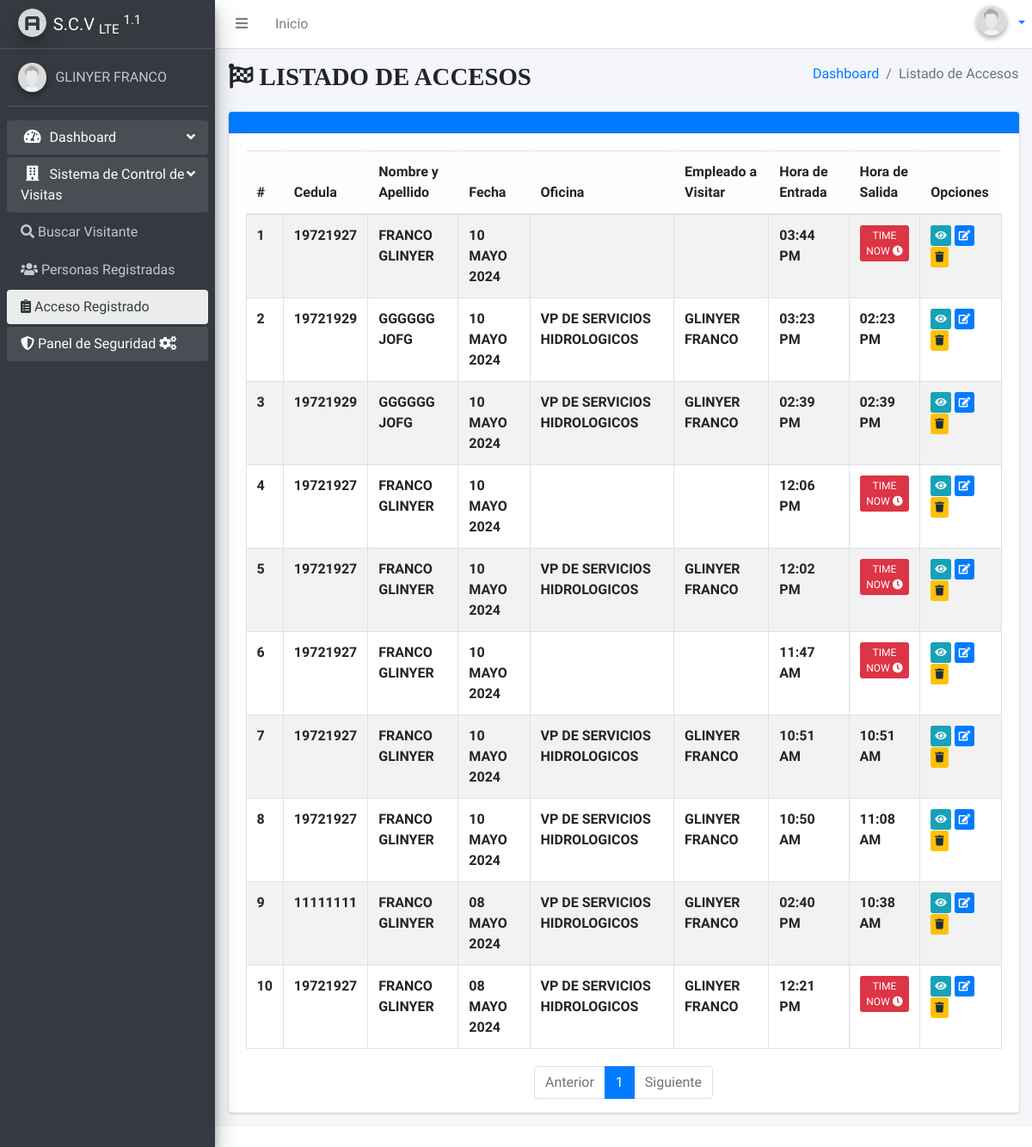
The app's page /laccess (signed in), older data.
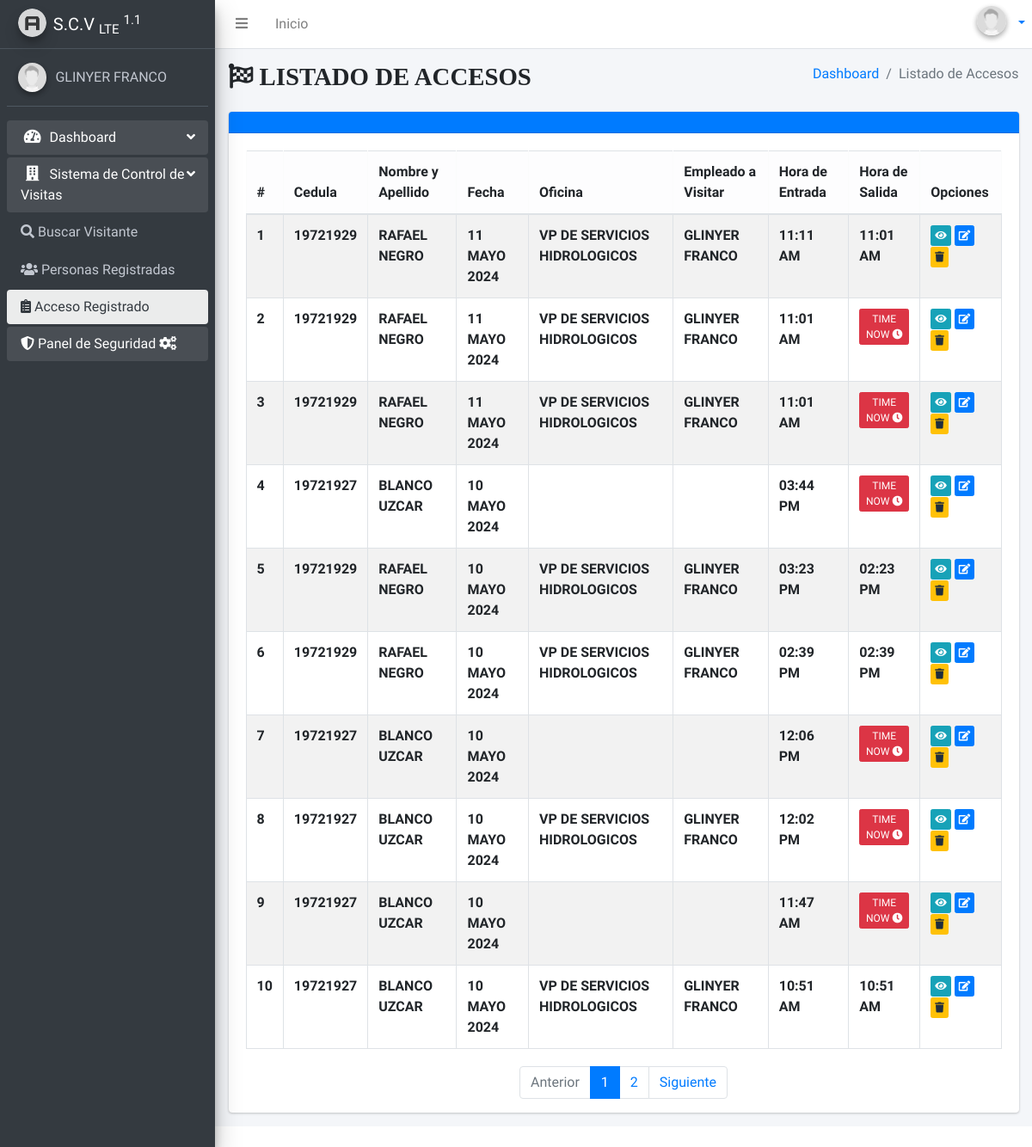
The same page, newer data.
### apps/gav/models.py (models this page shows, shortened)
class Avisitantes(models.Model):
    visitor = models.ForeignKey(Personas, on_delete=models.CASCADE)
    entry = models.DateField('Fecha del Dia')
    hours = models.TimeField('Hora de Entrada')
    hoursEx = models.TimeField('Hora de Salida', null=True, blank=True)
    empleado = models.ForeignKey(Empleado, on_delete=models.CASCADE, verbose_name='Nombre del Empleados')
    oficina = models.ForeignKey(Oficina, on_delete=models.CASCADE, verbose_name='Oficina a Visitar')
    cargo = models.ForeignKey(Cargo, on_delete=models.CASCADE, verbose_name='Cargo')
    obs = models.TextField('Observaciones', max_length=140, null=True, blank=True)
    class Meta:
        verbose_name = "Listado Accesos"
        verbose_name_plural = "Listado Accesos"
        ordering = ['-entry', 'hours']

class Personas(models.Model):
    LIST_NAC = [
        ('VE', 'Venezolano'),
        ('EX', 'Extranjero'),
    ]
    Lista_status = [('F', 'FAMILIAR'),
                    ('E', 'EGRESADO'),
                    ('J', 'JUBILADO'),
                    ('C', 'CONTRATISTA'),
                    ('M', 'MISC'),
                    ]
    status = models.CharField(
        'Tipo de visitante', max_length=1, choices=Lista_status, null=False, default='M')
    nac = models.CharField('Nacionalidad', max_length=2, choices=LIST_NAC, null=True, blank=True)
    dni = models.CharField('Cedula', primary_key=True,  max_length=8,validators=[MinLengthValidator(6)])
    first_name = models.CharField('Nombre', max_length=40,validators=[MinLengthValidator(3)])
    last_name = models.CharField('Apellido', max_length=40,validators=[MinLengthValidator(3)])
    GENDER_CHOICES = [
        ('M', 'Masculino'),
        ('F', 'Femenino'),
    ]
    gender = models.CharField('Género', max_length=1, choices=GENDER_CHOICES, null=True, blank=True)
    class Meta:
        verbose_name = "Personas"
        verbose_name_plural = "Personas"
        ordering = ['-dni']
    def __str__(self):
        return f"{self.dni} "

### apps/dashboard/models.py (models this page shows, shortened)
class Oficina(models.Model):
    noficina = models.CharField(
        'Nombre de la Oficina', max_length=60, unique=True)
    class Meta:
        verbose_name = 'Oficina'
        verbose_name_plural = 'Oficinas'
    def __str__(self):
        return self.noficina

class Empleado(models.Model):
    cedemp = models.CharField('Cedula', max_length=10,  unique=True)
    nEmp = models.CharField('Nombre', max_length=60)
    aEmp= models.CharField(
        'Apellido', max_length=60, null=False)
    empresa = models.ForeignKey(Empresa, on_delete=models.CASCADE)
    oficina = models.ForeignKey(Oficina, on_delete=models.CASCADE)
    cargo = models.ForeignKey(Cargo, on_delete=models.CASCADE)
    class Meta:
        verbose_name = 'Personal'
        verbose_name_plural = 'Personal'

### apps/gav/views.py (the view)
# urls.py: path('laccess', views.laccess, name='laccess'),
@login_required
@permission_required('gav.view_avisitantes')
def laccess(request):
    try:
        laccess = Avisitantes.objects.all().order_by('-entry','-hours')
        paginator = Paginator(laccess, 10)
        page_number = request.GET.get('page')
        page_obj = paginator.get_page(page_number)
        context = {
            'page_obj': page_obj}
        return render(request, 'access/laccess.html', context)
    except Personas.DoesNotExist:
        return render(request, 'accesss/notfound.html')

### templates/access/laccess.html (shortened to what this page needs)
{% extends 'layouts/main.html' %}
{% block titlecontent %}
<i class="fas fa-flag-checkered"> LISTADO DE ACCESOS</i>
{% endblock %}
{% block titlemenu %}
Listado de Accesos
{% endblock %}
{% block content %}
  <div class="content">
    <div class="container-fluid">
      <div class="row">
        <div class="col">
          <div class="card card-primary">
            <div class="card-header">
            </div>
            <div class="card-body">
                <table class="table table-striped table-bordered">
                    <thead class="table-light">
                  <tr>
                    <th scope="col">#</th>
                    <th scope="col">Cedula</th>
                    <th scope="col">Nombre y Apellido</th>
                    <th scope="col">Fecha</th>
                    <th scope="col">Oficina</th>
                    <th scope="col">Empleado a Visitar</th>
                    <th scope="col">Hora de Entrada</th>
                    <th scope="col">Hora de Salida</th>
                    <th scope="col">Opciones</th>
                  </tr>
                </thead>
                <tbody>
                  {% for laccess in page_obj %}
              <tr>
                      <th>{{ forloop.counter }}</th>
                      <th>{{ laccess.visitor|upper}}</th>
                      <th>{{ laccess.visitor.first_name|upper}} {{ laccess.visitor.last_name|upper}}</th>
                      <th>{{ laccess.entry|date:"d F Y"|upper}}</th>
                      <th>{{ laccess.oficina|upper}} </th>
                      <th>{{ laccess.empleado.nEmp|upper}} {{ laccess.empleado.aEmp|upper}} </th>
                      <th>{{ laccess.hours|date:"h:i A" }}</th>
                      {% if laccess.hoursEx is none or laccess.hoursEx == '' %}
                      <th><a href="{% url 'eaccess' laccess.id%}"class="btn btn-xs btn-danger" href="">TIME NOW <i class="fas fa-clock"></i></a> </th>
                    {% else %}
                    <th>{{ laccess.hoursEx|date:"h:i A" }}</th>
                    {% endif %}
                      <td>
                    <a class="btn btn-xs btn-info" href="{% url 'daccess' laccess.id%}"><i class="fa fa-eye" aria-hidden="true"></i></a>
                    <a class="btn btn-xs btn-primary" href="{% url 'eaccess' laccess.id%}"><i class="fas fa-edit"></i></a>
                    <a class="btn btn-xs btn-warning href=""><i class="fa fa-trash" aria-hidden="true"></i></a>
                      </td>
                    </tr>
                  {% endfor %}
                </tbody>
              </table>
            </div>
            <nav aria-label="Page navigation example px-6">
              <ul class="pagination justify-content-center">
                {% if page_obj.has_previous %}
                  <li class="page-item">
                    <a class="page-link" href="?page={{ page_obj.previous_page_number }}">Anterior</a>
                  </li>
                {% else %}
                  <li class="page-item disabled">
                    <a class="page-link">Anterior</a>
                  </li>
                {% endif %}
                {% for page in page_obj.paginator.page_range %}
                  {% if page == page_obj.number %}
                    <li class="page-item active">
                      <a class="page-link" href="?page={{ page }}">{{ page }}</a>
                    </li>
                  {% else %}
                    <li class="page-item">
                      <a class="page-link" href="?page={{ page }}">{{ page }}</a>
                    </li>
                  {% endif %}
                {% endfor %}
                {% if page_obj.has_next %}
                  <li class="page-item">
                    <a class="page-link" href="?page={{ page_obj.next_page_number }}">Siguiente</a>
                  </li>
                {% else %}
                  <li class="page-item disabled">
                    <a class="page-link">Siguiente</a>
                  </li>
                {% endif %}
              </ul>
            </nav>
          </div>
        </div>
      </div>
    </div>
  </div>
{% endblock %}

Row changes from the older to the newer data that the page shows:
no longer on this page (row unchanged): Avisitantes: visitor "19721927", visitor.first_name "FRANCO", visitor.last_name "GLINYER", entry "10 MAYO 2024", oficina "VP DE SERVICIOS HIDROLOGICOS", empleado.nEmp "GLINYER", empleado.aEmp "FRANCO", hours "10:50 AM", hoursEx "11:08 AM"
no longer on this page (row unchanged): Avisitantes: visitor "11111111", visitor.first_name "FRANCO", visitor.last_name "GLINYER", entry "08 MAYO 2024", oficina "VP DE SERVICIOS HIDROLOGICOS", empleado.nEmp "GLINYER", empleado.aEmp "FRANCO", hours "02:40 PM", hoursEx "10:38 AM"
no longer on this page (row unchanged): Avisitantes: visitor "19721927", visitor.first_name "FRANCO", visitor.last_name "GLINYER", entry "08 MAYO 2024", oficina "VP DE SERVICIOS HIDROLOGICOS", empleado.nEmp "GLINYER", empleado.aEmp "FRANCO", hours "12:21 PM", shows "TIME NOW"
added Avisitantes: visitor "19721929", visitor.first_name "RAFAEL", visitor.last_name "NEGRO", entry "11 MAYO 2024", oficina "VP DE SERVICIOS HIDROLOGICOS", empleado.nEmp "GLINYER", empleado.aEmp "FRANCO", hours "11:11 AM", hoursEx "11:01 AM"
added Avisitantes: visitor "19721929", visitor.first_name "RAFAEL", visitor.last_name "NEGRO", entry "11 MAYO 2024", oficina "VP DE SERVICIOS HIDROLOGICOS", empleado.nEmp "GLINYER", empleado.aEmp "FRANCO", hours "11:01 AM", shows "TIME NOW"
added Avisitantes: visitor "19721929", visitor.first_name "RAFAEL", visitor.last_name "NEGRO", entry "11 MAYO 2024", oficina "VP DE SERVICIOS HIDROLOGICOS", empleado.nEmp "GLINYER", empleado.aEmp "FRANCO", hours "11:01 AM", shows "TIME NOW"
changed through a linked row, Avisitantes "03:44 PM": visitor.first_name "FRANCO" → "BLANCO"; visitor.last_name "GLINYER" → "UZCAR"
changed through a linked row, Avisitantes "03:23 PM": visitor.first_name "GGGGGG" → "RAFAEL"; visitor.last_name "JOFG" → "NEGRO"
changed through a linked row, Avisitantes "02:39 PM": visitor.first_name "GGGGGG" → "RAFAEL"; visitor.last_name "JOFG" → "NEGRO"
changed through a linked row, Avisitantes "12:06 PM": visitor.first_name "FRANCO" → "BLANCO"; visitor.last_name "GLINYER" → "UZCAR"
changed through a linked row, Avisitantes "12:02 PM": visitor.first_name "FRANCO" → "BLANCO"; visitor.last_name "GLINYER" → "UZCAR"
changed through a linked row, Avisitantes "11:47 AM": visitor.first_name "FRANCO" → "BLANCO"; visitor.last_name "GLINYER" → "UZCAR"
changed through a linked row, Avisitantes "10:51 AM": visitor.first_name "FRANCO" → "BLANCO"; visitor.last_name "GLINYER" → "UZCAR"
Text that changed along with them:
new list line: "2"
